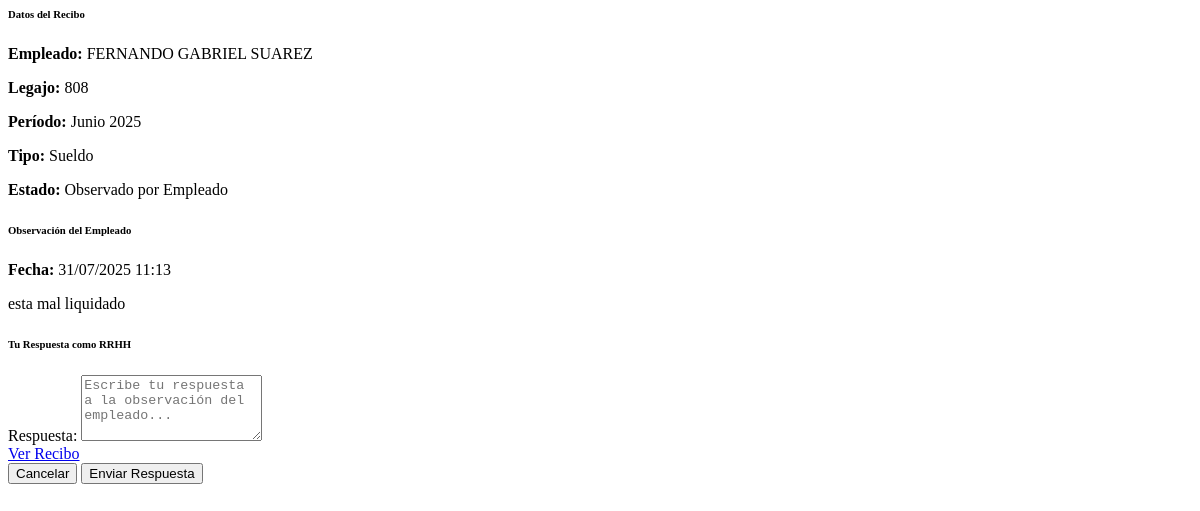
/rrhh/recibos/observacion/2054/responder/ (signed in), run on an earlier commit of the app's database.
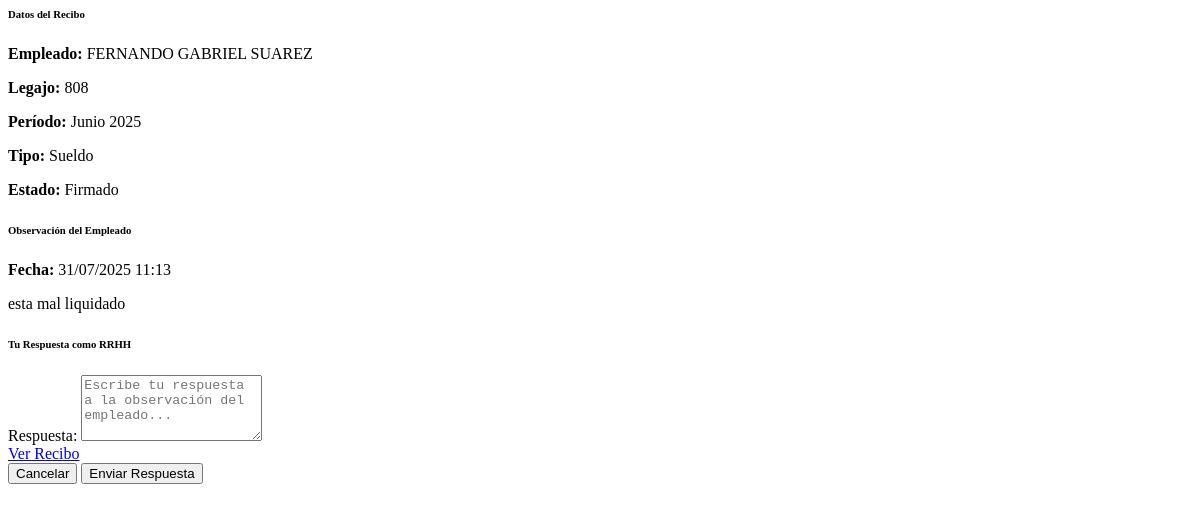
And on a later commit of the database.
### apps/recibos/models.py (models this page shows, shortened)
class ReciboSueldo(models.Model):
    ESTADO_CHOICES = [
        ('pendiente', 'Pendiente de Firma'),
        ('observado', 'Observado por Empleado'),
        ('respondido', 'Observación Respondida por RRHH'),
        ('firmado', 'Firmado'),
        ('vencido', 'Vencido'),
        ('no_encontrado', 'Recibo No Encontrado'),
    ]
    PERIODO_CHOICES = [
        ('enero', 'Enero'),
        ('febrero', 'Febrero'),
        ('marzo', 'Marzo'),
        ('abril', 'Abril'),
        ('mayo', 'Mayo'),
        ('junio', 'Junio'),
        ('julio', 'Julio'),
        ('agosto', 'Agosto'),
        ('septiembre', 'Septiembre'),
        ('octubre', 'Octubre'),
        ('noviembre', 'Noviembre'),
        ('diciembre', 'Diciembre'),
    ]
    TIPO_RECIBO_CHOICES = [
        ('sueldo', 'Sueldo'),
        ('sac_1', 'SAC 1'),
        ('sac_2', 'SAC 2'),
    ]
    empleado = models.ForeignKey(Empleado, on_delete=models.CASCADE, related_name='recibos_sueldo')
    periodo = models.CharField(max_length=20, choices=PERIODO_CHOICES)
    anio = models.IntegerField()
    tipo_recibo = models.CharField(max_length=10, choices=TIPO_RECIBO_CHOICES, default='sueldo')
    fecha_emision = models.DateTimeField(auto_now_add=True)
    fecha_vencimiento = models.DateTimeField()  # Fecha límite para firmar
    fecha_firma = models.DateTimeField(null=True, blank=True)
    archivo_pdf = models.FileField(upload_to='recibos_sueldo/', help_text='PDF del recibo original para firmar')
    archivo_pdf_centromedica = models.FileField(upload_to='recibos_centromedica/', blank=True, null=True, help_text='PDF firmado por Centromédica que el empleado visualiza')
    archivo_firmado = models.FileField(upload_to='recibos_firmados/', blank=True, null=True, help_text='PDF firmado digitalmente por el empleado')
    estado = models.CharField(max_length=20, choices=ESTADO_CHOICES, default='pendiente')
    observaciones_empleado = models.TextField(blank=True, help_text='Observaciones del empleado sobre el recibo')
    fecha_observacion = models.DateTimeField(null=True, blank=True, help_text='Fecha cuando el empleado hizo la observación')
    observaciones_rrhh = models.TextField(blank=True, help_text='Respuesta de RRHH a las observaciones')
    fecha_respuesta_rrhh = models.DateTimeField(null=True, blank=True, help_text='Fecha de respuesta de RRHH')
    respondido_por = models.ForeignKey(User, on_delete=models.SET_NULL, null=True, blank=True, related_name='observaciones_respondidas')
    sueldo_bruto = models.DecimalField(max_digits=10, decimal_places=2, null=True, blank=True)
    descuentos = models.DecimalField(max_digits=10, decimal_places=2, null=True, blank=True)
    sueldo_neto = models.DecimalField(max_digits=10, decimal_places=2, null=True, blank=True)
    subido_por = models.ForeignKey(User, on_delete=models.SET_NULL, null=True, blank=True, related_name='recibos_subidos')
    fecha_subida = models.DateTimeField(auto_now_add=True)
    class Meta:
        verbose_name = "Recibo de Sueldo"
        verbose_name_plural = "Recibos de Sueldo"
        ordering = ['anio', 'periodo']  # Orden cronológico correcto
        unique_together = ['empleado', 'periodo', 'anio', 'tipo_recibo']

### apps/empleados/models.py (models this page shows, shortened)
class Empleado(models.Model):
    TIPO_CONTRATO_CHOICES = [
        ('tiempo_completo', 'Tiempo completo'),
        ('tiempo_parcial', 'Tiempo parcial'),
        ('freelance', 'Freelance'),
    ]
    PARENTESCO_CHOICES = [
        ('esposo/a', 'Esposo/a'),
        ('hijo/a', 'Hijo/a'),
        ('padre/madre', 'Padre/Madre'),
        ('hermano/a', 'Hermano/a'),
        ('otro', 'Otro'),
    ]
    user = models.OneToOneField(User, on_delete=models.CASCADE)
    es_rrhh = models.BooleanField(default=False, verbose_name="¿Es RRHH?", help_text="Marcar si este usuario pertenece al área de RRHH y debe acceder al panel de gestión RRHH.")
    is_active = models.BooleanField(default=True, verbose_name="Empleado Activo", help_text="Indica si el empleado está activo. Los empleados inactivos no aparecen en las cargas masivas de recibos.")
    legajo = models.CharField(max_length=20, unique=True)
    numero_legajo = models.IntegerField(null=True, blank=True, help_text="Número de legajo para facilitar búsquedas")
    dni = models.CharField(max_length=20)
    cuil = models.CharField(max_length=15, blank=True)  # Nuevo campo CUIL
    fecha_nacimiento = models.DateField(null=True, blank=True)
    telefono = models.CharField(max_length=20, blank=True)
    foto_perfil = models.ImageField(upload_to='perfiles/', blank=True, null=True)
    puesto = models.CharField(max_length=100, blank=True)
    departamento = models.CharField(max_length=100, blank=True)
    supervisor = models.CharField(max_length=100, blank=True)
    tipo_contrato = models.CharField(max_length=20, choices=TIPO_CONTRATO_CHOICES, default='tiempo_completo')
    salario = models.DecimalField(max_digits=10, decimal_places=2, null=True, blank=True)
    fecha_contrato = models.DateField(null=True, blank=True)
    contacto_emergencia = models.CharField(max_length=100, blank=True)
    telefono_emergencia = models.CharField(max_length=20, blank=True)
    relacion_emergencia = models.CharField(max_length=50, blank=True)
    firma_imagen = models.ImageField(upload_to='firmas/', blank=True, null=True)
    firma_pin = models.CharField(max_length=6, blank=True)
    debe_cambiar_password = models.BooleanField(default=False, verbose_name="Debe cambiar contraseña",
                                               help_text="Marcar si el usuario debe cambiar su contraseña en el próximo login")
    class Meta:
        verbose_name = "Empleado"
        verbose_name_plural = "Empleados"

### apps/rrhh/views.py (the view, shortened to what this page needs)
# urls.py: path('recibos/observacion/<int:recibo_id>/responder/', views.responder_observacion_recibo, name='responder_observacion_recibo'),
@login_required
def responder_observacion_recibo(request, recibo_id):
    from apps.recibos.models import ReciboSueldo
    from apps.notificaciones.models import Notificacion
    from django.utils import timezone
    recibo = get_object_or_404(ReciboSueldo, pk=recibo_id)
    try:
        empleado_rrhh = Empleado.objects.get(user=request.user)
    except Empleado.DoesNotExist:
        if request.headers.get('X-Requested-With') == 'XMLHttpRequest':
            return JsonResponse({
                'success': False,
                'message': 'Usuario no encontrado.'
            })
        messages.error(request, "Usuario no encontrado.")
        return redirect('empleados:dashboard')
    return render(request, 'rrhh/responder_observacion_recibo.html', {
        'recibo': recibo
    })

### proyecto_rrhh/context_processors.py (called while the page is built)
def empleado_info(request):
    context = {}
    if request.user.is_authenticated:
        try:
            empleado = Empleado.objects.get(user=request.user)
            context['empleado'] = empleado
            notificaciones_count = Notificacion.objects.filter(
                destinatario=empleado,
                leida=False
            ).count()
            context['notificaciones_count'] = notificaciones_count
        except Empleado.DoesNotExist:
            context['empleado'] = None
            context['notificaciones_count'] = 0
    return context

### templates/rrhh/responder_observacion_recibo.html (shortened to what this page needs)
{% load static %}
<div class="row">
    <div class="col-md-6">
        <h6>Datos del Recibo</h6>
        <div class="card">
            <div class="card-body">
                <p><strong>Empleado:</strong> {{ recibo.empleado.user.get_full_name }}</p>
                <p><strong>Legajo:</strong> {{ recibo.empleado.legajo }}</p>
                <p><strong>Período:</strong> {{ recibo.get_periodo_display }} {{ recibo.anio }}</p>
                <p><strong>Tipo:</strong> {{ recibo.get_tipo_recibo_display }}</p>
                <p><strong>Estado:</strong>
                    <span class="badge bg-warning">{{ recibo.get_estado_display }}</span>
                </p>
            </div>
        </div>
    </div>
    <div class="col-md-6">
        <h6>Observación del Empleado</h6>
        <div class="card">
            <div class="card-body">
                <p><strong>Fecha:</strong> {{ recibo.fecha_observacion|date:"d/m/Y H:i" }}</p>
                <div class="alert alert-light">
                    {{ recibo.observaciones_empleado }}
                </div>
            </div>
        </div>
    </div>
</div>
<div class="row mt-4">
    <div class="col-12">
        <h6>Tu Respuesta como RRHH</h6>
        <form id="formRespuesta">
            <div class="mb-3">
                <label for="respuesta_rrhh" class="form-label">Respuesta:</label>
                <textarea class="form-control"
                          id="respuesta_rrhh"
                          name="respuesta_rrhh"
                          rows="4"
                          placeholder="Escribe tu respuesta a la observación del empleado..."
                          required></textarea>
            </div>
            <div class="d-flex justify-content-between">
                <a href="{% url 'rrhh:ver_recibo_rrhh' recibo.id %}"
                   class="btn btn-outline-primary"
                   target="_blank">
                     Ver Recibo
                </a>
                <div>
                    <button type="button" class="btn btn-secondary me-2" data-bs-dismiss="modal">
                        Cancelar
                    </button>
                    <button type="button"
                            class="btn btn-success"
                            onclick="enviarRespuesta({{ recibo.id }})">
                         Enviar Respuesta
                    </button>
                </div>
            </div>
        </form>
    </div>
</div>

What changed in the data, as far as the page shows it:
changed ReciboSueldo "Junio": estado "Observado por Empleado" → "Firmado"
